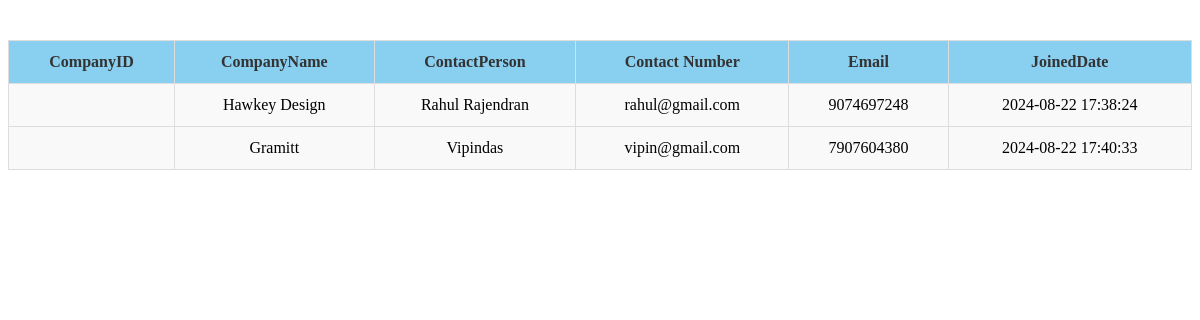
Page /Admin/manageCompany.php on the committed database.
### tables this page shows
CREATE TABLE `company_details` (
  `Company_id` int(11) NOT NULL,
  `Company_name` varchar(255) NOT NULL,
  `Contact_person` varchar(255) NOT NULL,
  `account_email` varchar(255) NOT NULL,
  `PhoneNum` varchar(255) NOT NULL,
  `date_of_joined` timestamp NOT NULL DEFAULT current_timestamp(),
  `approval` enum('approved','waiting','rejected') DEFAULT 'waiting'
);

### Admin/manageCompany.php (the view, shortened to what this page needs)
<html lang="en">
<head>
</head>
<body>
<div class="application-results">
<?php
     include 'connection.php';
     if ($conn->connect_error) {
         die("Connection failed: " . $conn->connect_error);
     } else {
         $sql = "SELECT * FROM `company_details` WHERE 1;";
         $result = $conn->query($sql);
         if ($result->num_rows > 0) {
             echo "<table>
                     <tr>
                         <th>CompanyID</th>
                         <th>CompanyName</th>
                         <th>ContactPerson</th>
                         <th>Contact Number</th>
                         <th>Email</th>
                         <th>JoinedDate</th>
                     </tr>";
             while($row = $result->fetch_assoc()) {
                 echo "<tr>
                         <td>" . $row["Comapny_ID"]. "</td>
                         <td>" . $row["Company_name"]. "</td>
                         <td>" . $row["Contact_person"]. "</td>
                         <td>" . $row["account_email"]. "</td>
                         <td>" . $row["PhoneNum"]. "</td>
                        <td>" . $row["date_of_joined"]. "</td>
                       </tr>";
             }
             echo "</table>";
         } else {
             echo "0 results";
         }
        }
   ?>

### Admin/manageCompany.php (style rules this page uses)
.application-results { margin-top: 40px; }
.application-results table { width: 100%; border-collapse: collapse; }
.application-results th, .application-results td { border: 1px solid #ddd; padding: 12px; text-align: center; }
.application-results th { background-color: #89CFF0; color: #333; }
.application-results td { background-color: #f9f9f9; }

### rows in the picture
company_details: Company_name "Hawkey Design", Contact_person "Rahul Rajendran", account_email "rahul@gmail.com", PhoneNum "9074697248", date_of_joined "2024-08-22 17:38:24"
company_details: Company_name "Gramitt", Contact_person "Vipindas", account_email "vipin@gmail.com", PhoneNum "7907604380", date_of_joined "2024-08-22 17:40:33"
